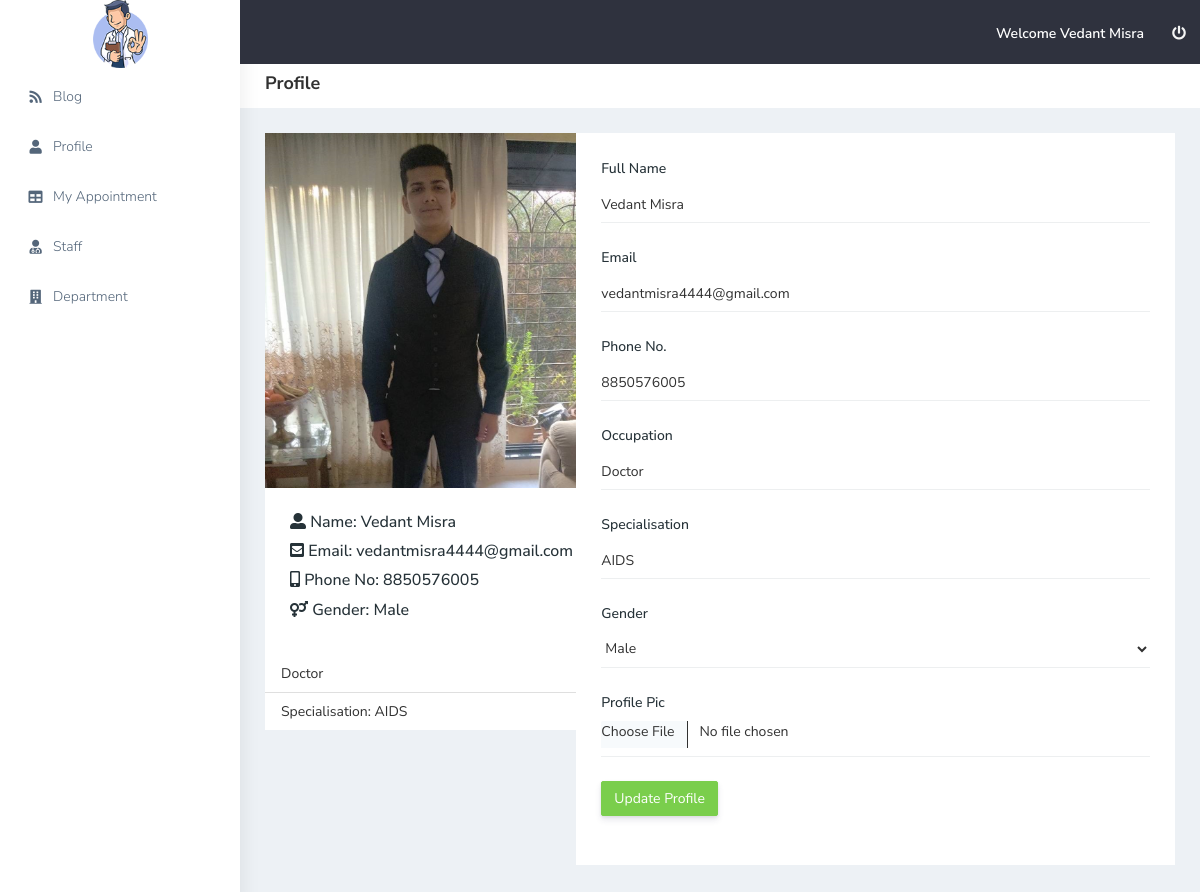
The app's page /profile (signed in) with its own data.
### hospital_flask/models.py (models this page shows, shortened)
class User(db.Model, UserMixin):
    id = db.Column(db.Integer, primary_key=True)
    username = db.Column(db.String(20), nullable=False)
    email = db.Column(db.String(120), unique=True, nullable=False)
    password = db.Column(db.String(60), nullable=False)
    occupation = db.Column(db.String(20),nullable=False)
    specialisation = db.Column(db.String(60),nullable=False)
    gender = db.Column(db.String(10),nullable=False)
    phone = db.Column(db.Integer,nullable=False)
    user_type = db.Column(db.String,nullable=False, default='doctor')
    image_file = db.Column(db.String(20), nullable=False,
                           default='auto.jpg')
    blog = db.relationship('Blog', backref='author', lazy=True)
    appointment = db.relationship('Appointment', backref='doctor', lazy=True)

### hospital_flask/routes.py (the view, shortened to what this page needs)
@app.route('/profile', methods=['GET', 'POST'])
def profile():
    if current_user.is_authenticated:
        if current_user.user_type == 'doctor':
            uform = UpdateAccountForm()
            if uform.validate_on_submit():
                if uform.image_file.data:
                    uform.image_file.data = save_image(uform.image_file.data)
                    current_user.image_file = uform.image_file.data
                current_user.username = uform.username.data
                current_user.email = uform.email.data
                current_user.phone = uform.phone.data
                current_user.occupation = uform.occupation.data
                current_user.specialisation = uform.specialisation.data
                current_user.gender = uform.gender.data
                db.session.commit()
                return redirect(url_for('profile'))
            elif request.method == 'GET':
                uform.username.data = current_user.username
                uform.email.data = current_user.email
                uform.phone.data = current_user.phone
                uform.occupation.data = current_user.occupation
                uform.specialisation.data = current_user.specialisation
                uform.gender.data = current_user.gender
            image_file = url_for(
                'static', filename='profile_pics/' + current_user.image_file)
            return render_template('profile.html', title='Profile', image_file=image_file, form=uform)
    else:
        return redirect(url_for('login'))

### hospital_flask/forms.py (shortened to what this page needs)
class UpdateAccountForm(FlaskForm):
    username = StringField('Full Name', validators=[
                           DataRequired(), Length(min=2, max=20)])
    email = StringField('Email', validators=[DataRequired(), Email()])
    occupation = StringField('Occupation', validators=[DataRequired()])
    specialisation = StringField('Specialisation', validators=[DataRequired()])
    gender = SelectField('Gender', choices=[
                         ('Male'), ('Female')], validators=[DataRequired()])
    phone = StringField('Phone No.', validators=[
                        DataRequired(), Length(min=10, max=10)])
    image_file = FileField('Profile Pic', validators=[
                           FileAllowed(['jpg', 'png', 'jpeg', 'jfif'])])
    submit = SubmitField('Update Profile')

### hospital_flask/models.py (called while the page is built)
@login_manager.user_loader
def load_user(user_email):
    return Userpatient.query.filter_by(email=user_email).first() or User.query.filter_by(email=user_email).first()

### hospital_flask/templates/profile.html (shortened to what this page needs)
{% extends "layout.html" %} {% block content %}
  <div class="row">
    <div class="col-lg-4 col-xlg-3 col-md-12">
      <div class="card" style="width: 22rem">
        <img class="card-img-top" src="{{image_file}}" alt="Profile Photo" />
        <div class="card-body">
          <h5 class="card-title"><i class="fas fa-user-alt"></i> Name: {{current_user.username}}</h5>
          <h5 class="card-title"><i class="fas fa-envelope-square"></i> Email: {{current_user.email}}</h5>
          <h5 class="card-title"><i class="fas fa-mobile-alt"></i> Phone No: {{current_user.phone}}</h5>
          <h5 class="card-title"><i class="fas fa-venus-mars"></i> Gender: {{current_user.gender}}</h5>
        </div>
        {%if current_user.user_type=='doctor'%}
        <ul class="list-group list-group-flush">
          <li class="list-group-item">{{ current_user.occupation}}</li>
          <li class="list-group-item">Specialisation: {{current_user.specialisation}}</li>
        </ul>
        {%endif%}
      </div>
    </div>
    <div class="col-lg-8 col-xlg-9 col-md-12">
      <div class="card">
        <div class="card-body">
          <form class="form-horizontal form-material" method="post" enctype="multipart/form-data">
            <div class="form-group mb-4">
              {{form.username.label(class='col-md-12 p-0')}}
              <div class="col-md-12 border-bottom p-0">
                {% if form.username.errors %}
                {{form.username(class="form-control p-0 border-0 is-invalid")}}
                {% else %}
                {{form.username(class='form-control p-0 border-0')}}
                {% endif %}
              </div>
            </div>
            <div class="form-group mb-4">
              {{form.email.label(class='col-md-12 p-0')}}
              <div class="col-md-12 border-bottom p-0">
                {% if form.email.errors %}
                {{form.email(class="form-control p-0 border-0 is-invalid")}}
                {% else %}
                {{form.email(class='form-control p-0 border-0')}}
                {% endif %}
              </div>
            </div>
            <div class="form-group mb-4">
              {{form.phone.label(class='col-md-12 p-0')}}
              <div class="col-md-12 border-bottom p-0">
                {{form.phone(class='form-control p-0 border-0')}}
              </div>
            </div>
            {%if current_user.user_type == 'doctor' %}
            <div class="form-group mb-4">
              {{form.occupation.label(class='col-md-12 p-0')}}
              <div class="col-md-12 border-bottom p-0">
                {{form.occupation(class='form-control p-0 border-0')}}
              </div>
            </div>
            <div class="form-group mb-4">
              {{form.specialisation.label(class='col-md-12 p-0')}}
              <div class="col-md-12 border-bottom p-0">
                {{form.specialisation(class='form-control p-0 border-0')}}
              </div>
            </div>
            {%endif%}
            <div class="form-group mb-4">
              {{form.gender.label(class='col-md-12 p-0')}}
              <div class="col-md-12 border-bottom p-0">
                {{form.gender(class='form-select shadow-none p-0 border-0 form-control-line')}}
              </div>
            </div>
            <div class="form-group mb-4">
              {{form.image_file.label(class='form-label')}}
              <div class="col-md-12 border-bottom p-0">
                {{form.image_file(class='form-control p-0 border-0')}}
              </div>
            </div>
            <div class="form-group mb-4">
              <div class="col-sm-12">
                {{form.submit(class='btn btn-success')}}
              </div>
            </div>
          </form>
        </div>
      </div>
    </div>
  </div>
</div>
{% endblock content %}

### hospital_flask/templates/layout.html (shortened to what this page needs)
<!DOCTYPE html>
<html dir="ltr" lang="en">
  <head>
    <link rel="stylesheet" type="text/css" href="{{url_for('static',filename='style.min.css')}}">
    <link rel="stylesheet" href="https://cdnjs.cloudflare.com/ajax/libs/font-awesome/5.15.3/css/all.min.css" />
     </head>
  <body>
    <div
      id="main-wrapper"
      data-layout="vertical"
      data-navbarbg="skin5"
      data-sidebartype="full"
      data-sidebar-position="absolute"
      data-header-position="absolute"
      data-boxed-layout="full"
    >
      <header class="topbar" data-navbarbg="skin5">
        <nav class="navbar top-navbar navbar-expand-md navbar-dark">
          <div class="navbar-header" data-logobg="skin6">
            <a class="navbar-brand justify-content-center" href="/blog">
                <img class="img-fluid" src="{{url_for('static',filename='doctor-dashboard.png')}}" style="height:68px;width: 55px;"   alt="homepage" />
            </a>
          </div>
          <div
            class="navbar-collapse collapse"
            id="navbarSupportedContent"
            data-navbarbg="skin5"
          >
            <ul class="navbar-nav ms-auto d-flex align-items-center ">
              <li class="nav-item">
                <a class="nav-link" href="#"><span class="text-white font-medium"> Welcome {{ current_user.username }}</span></a>
              </li>
              <li class="nav-item">
                <a class="nav-link" href="{{url_for('logout')}}"><i class="fas fa-power-off" style="color: whitesmoke;"></i></a>
              </li>
            </ul>
          </div>
        </nav>
      </header>
      <aside class="left-sidebar" data-sidebarbg="skin6">
        <div class="scroll-sidebar">
          <nav class="sidebar-nav">
            <ul id="sidebarnav">
              <li class="sidebar-item pt-2">
                <a
                  class="sidebar-link waves-effect waves-dark sidebar-link"
                  href="/blog"
                  aria-expanded="false"
                >
                  <i class="fa fa-rss" aria-hidden="true"></i>
                  <span class="hide-menu">Blog</span>
                </a>
              </li>
              <li class="sidebar-item">
                <a
                  class="sidebar-link waves-effect waves-dark sidebar-link"
                  href="/profile"
                  aria-expanded="false"
                >
                  <i class="fa fa-user" aria-hidden="true"></i>
                  <span class="hide-menu">Profile</span>
                </a>
              </li>
              <li class="sidebar-item">
                <a
                  class="sidebar-link waves-effect waves-dark sidebar-link"
                  href="/appointment"
                  aria-expanded="false"
                >
                  <i class="fa fa-table" aria-hidden="true"></i>
                  <span class="hide-menu">My Appointment</span>
                </a>
              </li>
              <li class="sidebar-item">
                <a
                  class="sidebar-link waves-effect waves-dark sidebar-link"
                  href="/staff"
                  aria-expanded="false"
                >
                  <i class="fa fa-user-md" aria-hidden="true"></i>
                  <span class="hide-menu">Staff</span>
                </a>
              </li>
              <li class="sidebar-item">
                <a
                  class="sidebar-link waves-effect waves-dark sidebar-link"
                  href="/department"
                  aria-expanded="false"
                >
                  <i class="fa fa-building" aria-hidden="true"></i>
                  <span class="hide-menu">Department</span>
                </a>
              </li>
            </ul>
          </nav>
        </div>
      </aside>
      <div class="page-wrapper" style="min-height: 250px">
        <div class="page-breadcrumb bg-white">
          <div class="row align-items-center">
            <div class="col-lg-3 col-md-4 col-sm-4 col-xs-12 ">
              {% if current_user.user_type == 'doctor' %}
                {%if title=="All Blogs" %}
                <h4 class="page-title">{{title}} <a href="{{url_for('add_blog')}}"><i class="fas fa-plus"></i></a></h4>
                {%else%}
                <h4 class="page-title">{{title}}</h4>
                {%endif%}
              {%elif title=="All Appointments" and current_user.user_type == 'patient' %}
                <h4 class="page-title">{{title}} <a href="{{url_for('add_appointment')}}"><i class="fas fa-plus"></i></a></h4>
              {% elif current_user.user_type == 'patient' %}
                <h4 class="page-title">{{title}}</h4>
              {%endif%}
            </div>
          </div>
        </div>
        <div class="container-fluid">
          {% block content %}{% endblock %}
        </div>
      </div>
  </body>
</html>

### records on screen
User: username "Vedant Misra", email "vedantmisra4444@gmail.com", phone "8850576005", gender "Male", occupation "Doctor", specialisation "AIDS"

### other values on screen
{{ title }} "Profile"
